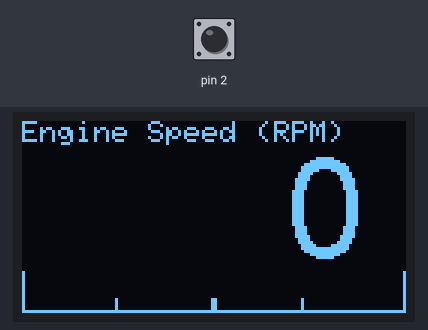
A sketch run on a simulated Arduino Uno, built with avr-gcc and run on an emulated ATmega328P. Shown: 128×64 one-colour display. The test bench sets the inputs (shaded band); at power-on: pin 2 HIGH. EEPROM starts erased; what the sketch prints to the serial monitor is not drawn.

Above: at 2.2 s.
2.3 s: pin 2 driven LOW
At 4.2 s:
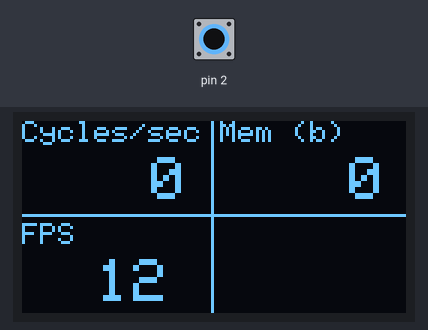
4.5 s: pin 2 pulsed HIGH 5 times (0.12 s each, 0.3 s apart)
At 7.7 s:
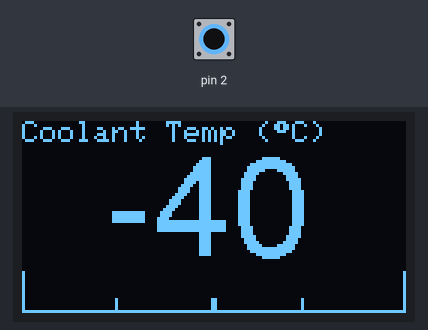
8.0 s: pin 2 pulsed HIGH 5 times (0.12 s each, 0.3 s apart)
At 10.4 s:
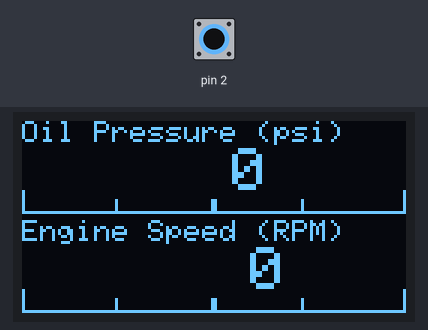
Timing chart, 0 to 11.9 s (numbered marks = the images above; inputs shaded):
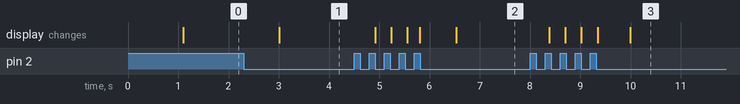

The sketch:

ardugauge.ino
```cpp
#include <EEPROM.h>
#include "Arduino.h"
#include "Pages.h"
#include "Comms.h"
#define N_PAGES 10
#define BUTTON_HOLD_TIME 500

uint8_t pageNum = EEPROM.read(0);

void setup()
{
  Serial.begin(115200);
  initDisplay();
  if (pageNum >= N_PAGES)
  {
    pageNum = 0;
    EEPROM.update(0, pageNum);
  }
}

void loop()
{
  // button and page number operations
  static bool buttonLast = false;
  static bool buttonHeld = false;
  static uint32_t timePressed = 0;

  bool buttonNow = !digitalRead(2);
  digitalWrite(LED_BUILTIN, buttonNow);

  // button pressed
  if (!buttonLast & buttonNow)
  {
    timePressed = millis();
  }
  // button held
  if (buttonNow & !buttonHeld & ((millis() - timePressed) > BUTTON_HOLD_TIME))
  {
    pageNum = EEPROM.read(0);
    pageNum--;
    if (pageNum >= N_PAGES)
      pageNum = N_PAGES - 1;
    EEPROM.update(0, pageNum);
    buttonHeld = true; // prevent rerunning button held action.
  }
  // button released
  if (buttonLast & !buttonNow)
  {
    if (!buttonHeld) // do not perform if button hold action executed.
    {
      pageNum = EEPROM.read(0);
      pageNum++;
      if (pageNum >= N_PAGES)
        pageNum = 0;
      EEPROM.update(0, pageNum);
    }
    buttonHeld = false;
  }
  buttonLast = buttonNow;

  // serial operation, frequency based request
  static uint32_t lastUpdate = millis();
  if (millis() - lastUpdate > 10)
  {
    requestData(50);
    lastUpdate = millis();
  }

  // get refresh rate
  static uint32_t lastRefresh = millis();
  uint16_t refreshRate = 1000 / (millis() - lastRefresh);
  lastRefresh = millis();

  // display pages
  switch (pageNum)
  {
  case 0:
    showBar(F("Engine Speed (RPM)"), getWord(14), 0, 6000);
    break;
  case 1:
    showBar(F("MAP (kPa)"), getWord(4), 0, 101);
    break;
  case 2:
    showBar(F("Coolant Temp (\367C)"), (int16_t)getByte(7) - 40, 0, 120);
    break;
  case 3:
    showBar(F("Battery (V)"), getByte(9), 60, 160, 1);
    break;
  case 4:
    showNumeric(F("Speed (kph)"), getWord(100), 0, 300);
    break;
  case 5:
    show2Bar(F("Oil Pressure (psi)"), getByte(104), 0, 100, 0,
             F("Engine Speed (RPM)"), getWord(14), 0, 6000, 0);
    break;
  case 6:
    show4Numeric(F("RPM"), getWord(14), 0, 6000, 0,
                 F("MAP (kpa)"), getWord(4), 0, 120, 0,
                 F("AFR"), getByte(10), 80, 210, 1,
                 F("Adv (deg)"), (int8_t)getByte(23), -10, 40, 0);
    break;
  case 7:
    show4Numeric(F("CLT (\367C)"), (int16_t)getByte(7) - 40, 0, 120, 0, // temp offset by 40
                 F("EOP (psi)"), getByte(104), 0, 100, 0,
                 F("Batt (V)"), getByte(9), 60, 160, 1,
                 F("Dwell (ms)"), (int8_t)getByte(3), 0, 200, 1);
    break;
  case 8:
    showFlags(F("crank"), getBit(2, 1),
              F("RUN"), getBit(2, 0),
              F("sync"), getBit(31, 7),
              F("warm"), getBit(2, 3),
              F(""), false,
              F(""), false,
              F(""), false,
              F(""), false);
    break;
  case 9:
    show4Numeric(F("Cycles/sec"), getWord(25), 0, 1000, 0,
                 F("Mem (b)"), getWord(27), 0, 2048, 0,
                 F("FPS"), refreshRate, 0, 100, 0,
                 F(""), 0, 0, 100, 0);
    break;
  default:
    showSplash(F("Coming Soon!"));
    break;
  }
}
```

Comms.h
```cpp
#ifndef COMMS_H
#define COMMS_H

#include "Arduino.h"
#define DATA_LEN 119

static uint8_t buffer[DATA_LEN];
void requestData(uint16_t timeout = 20);

bool getBit(uint16_t address, uint8_t bit);
uint8_t getByte(uint16_t address);
uint16_t getWord(uint16_t address);

#endif //COMMS_H
```

Comms.ino
```cpp
#include "Arduino.h"
#include "Comms.h"

void requestData(uint16_t timeout)
{
  Serial.setTimeout(timeout);

  // flush input buffer

  Serial.write('n');

  // wait for data or timeout
  uint32_t start = millis();
  uint32_t end = start;
  while (Serial.available() < 3 && (end - start) < timeout)
  {
    end = millis();
  }

  // if within timeout, read data
  if (end - start < timeout)
  {
    // skip first two bytes
    Serial.read(); // 'n'
    Serial.read(); // 0x32
    uint8_t dataLen = Serial.read();
    Serial.readBytes(buffer, dataLen);
  }
}

bool getBit(uint16_t address, uint8_t bit)
{
  return bitRead(buffer[address], bit);
}

uint8_t getByte(uint16_t address)
{
  return buffer[address];
}

uint16_t getWord(uint16_t address)
{
  return makeWord(buffer[address + 1], buffer[address]);
}
```

Pages.h
```cpp
#ifndef PAGES_H
#define PAGES_H

#define STRING_LENGTH 22

#define strlen_PM(x) strlen_P(reinterpret_cast<const char *>(x))
#define Fstring const __FlashStringHelper *

#include "Comms.h"

void initDisplay();
void showSplash(Fstring message);

void showNumeric(Fstring label, int16_t value, int16_t min_val, int16_t max_val, uint8_t decimal = 0);
void showBar(Fstring label, int16_t value, int16_t min_val, int16_t max_val, uint8_t decimal = 0);
void show2Bar(Fstring label1, int16_t value1, int16_t min_val1, int16_t max_val1, uint8_t decimal1,
              Fstring label2, int16_t value2, int16_t min_val2, int16_t max_val2, uint8_t decimal2);
void drawHalfBar(Fstring label, int16_t value, int16_t min_val, int16_t max_val, uint8_t decimal, uint8_t half);
void show4Numeric(Fstring label1, int16_t value1, int16_t min_val1, int16_t max_val1, uint8_t decimal1,
                  Fstring label2, int16_t value2, int16_t min_val2, int16_t max_val2, uint8_t decimal2,
                  Fstring label3, int16_t value3, int16_t min_val3, int16_t max_val3, uint8_t decimal3,
                  Fstring label4, int16_t value4, int16_t min_val4, int16_t max_val4, uint8_t decimal4);
void drawQuarter(Fstring label, int16_t value, int16_t min_val, int16_t max_val, uint8_t decimal, uint8_t quad);
void showFlags(Fstring label1, bool value1,
               Fstring label2, bool value2,
               Fstring label3, bool value3,
               Fstring label4, bool value4,
               Fstring label5, bool value5,
               Fstring label6, bool value6,
               Fstring label7, bool value7,
               Fstring label8, bool value8);

void drawFlag(Fstring label, bool value, uint8_t x, uint8_t y, uint8_t w = 62, uint8_t h = 14);

uint8_t maxChar(int32_t min_val, int32_t max_val, uint8_t decimal);
uint8_t formatValue(char *buf, int32_t value, uint8_t decimal);
uint8_t centering(char *buf, uint8_t c_width, uint8_t field_width = 128, uint8_t max_char = 0);
void drawHBar(uint8_t x, uint8_t y, uint8_t w, uint8_t h, uint8_t bar_h, uint8_t bar_w);
void clearBuffer(char *buf, uint8_t bufLen = STRING_LENGTH);

#endif //PAGES_H
```

Pages.ino
```cpp
#include "Arduino.h"
#include "Pages.h"
#include "Comms.h"
#include <Adafruit_SSD1306.h>
#include "Numbers24pt7b.h"
#include "splash.h"

Adafruit_SSD1306 OLED(128, 64, &Wire, -1);

void initDisplay()
{
  OLED.begin(SSD1306_SWITCHCAPVCC, 60);
  OLED.setFont();
  OLED.setTextColor(WHITE);
  showSplash(F("ARDUGAUGE"));
  delay(1000);
}

void showSplash(Fstring message)
{
  OLED.clearDisplay();
  OLED.drawBitmap((128 - splash1_width) / 2, (64 - splash1_height) / 2,
                  splash1_data, splash1_width, splash1_height, 1);
  uint8_t max_char = strlen_PM(message);
  uint8_t offset = ((128 - 6 * max_char) / 2);
  OLED.setCursor(offset, 56);
  OLED.print(message);
  OLED.display();
}

void showNumeric(Fstring label, int16_t value, int16_t min_val, int16_t max_val, uint8_t decimal)
{

  // allocate character space
  static char valString[22];
  formatValue(valString, value, decimal);
  uint8_t offset = centering(valString, 24, 128, maxChar(min_val, max_val, decimal));

  OLED.clearDisplay();
  OLED.setCursor(0, 0);
  OLED.print(label);
  OLED.setFont(&Numbers24pt7b);
  OLED.setCursor(offset, 51);
  OLED.print(valString);
  OLED.setFont();
  OLED.display();
}

void showBar(Fstring label, int16_t value, int16_t min_val, int16_t max_val, uint8_t decimal)
{
  // allocate character space
  static char valString[STRING_LENGTH];
  formatValue(valString, value, decimal);
  uint8_t offset = centering(valString, 24, 128, maxChar(min_val, max_val, decimal));
  uint8_t width = constrain(map(value, min_val, max_val, 0, 128), 0, 128);

  OLED.clearDisplay();
  OLED.setCursor(0, 0);
  OLED.print(label);
  OLED.setFont(&Numbers24pt7b);
  OLED.setCursor(offset, 44);
  OLED.print(valString);
  OLED.setFont();
  drawHBar(0, 50, 128, 14, 8, width);
  OLED.display();
}

void show2Bar(Fstring label1, int16_t value1, int16_t min_val1, int16_t max_val1, uint8_t decimal1,
              Fstring label2, int16_t value2, int16_t min_val2, int16_t max_val2, uint8_t decimal2)

{

  OLED.clearDisplay();
  drawHalfBar(label1, value1, min_val1, max_val1, decimal1, 0);
  drawHalfBar(label2, value2, min_val2, max_val2, decimal2, 1);

  OLED.display();
}

void drawHalfBar(Fstring label, int16_t value, int16_t min_val, int16_t max_val, uint8_t decimal, uint8_t half)
{
  static char valString[22];
  if (strlen_PM(label) != 0)
  {
    uint8_t offsetY = bitRead(half, 0) ? 33 : 0;
    formatValue(valString, value, decimal);
    uint8_t offset = centering(valString, 12, 128, maxChar(min_val, max_val, decimal));
    uint8_t width = constrain(map(value, min_val, max_val, 0, 128), 0, 128);

    OLED.setCursor(0, offsetY);
    OLED.print(label);
    OLED.setTextSize(2);
    OLED.setCursor(offset, 9 + offsetY);
    OLED.print(valString);
    OLED.setTextSize(1);
    drawHBar(0, 23 + offsetY, 128, 8, 4, width);
  }
}

void show4Numeric(Fstring label1, int16_t value1, int16_t min_val1, int16_t max_val1, uint8_t decimal1,
                  Fstring label2, int16_t value2, int16_t min_val2, int16_t max_val2, uint8_t decimal2,
                  Fstring label3, int16_t value3, int16_t min_val3, int16_t max_val3, uint8_t decimal3,
                  Fstring label4, int16_t value4, int16_t min_val4, int16_t max_val4, uint8_t decimal4)
{

  OLED.clearDisplay();
  OLED.drawFastHLine(0, 31, 128, SSD1306_WHITE);
  OLED.drawFastVLine(63, 0, 64, SSD1306_WHITE);

  drawQuarter(label1, value1, min_val1, max_val1, decimal1, 0);
  drawQuarter(label2, value2, min_val2, max_val2, decimal2, 1);
  drawQuarter(label3, value3, min_val3, max_val3, decimal3, 2);
  drawQuarter(label4, value4, min_val4, max_val4, decimal4, 3);

  OLED.display();
}

void drawQuarter(Fstring label, int16_t value, int16_t min_val, int16_t max_val, uint8_t decimal, uint8_t quad)
{
  static char valString[22];
  if (strlen_PM(label) != 0)
  {
    uint8_t offsetX = bitRead(quad, 0) ? 66 : 0;
    uint8_t offsetY = bitRead(quad, 1) ? 34 : 0;
    formatValue(valString, value, decimal);
    uint8_t offset = centering(valString, 12, 62, maxChar(min_val, max_val, decimal));

    OLED.setCursor(offsetX, offsetY);
    OLED.print(label);
    // OLED.setFont(&Numbers24pt7b);
    OLED.setTextSize(2);
    OLED.setCursor(offset + offsetX, 12 + offsetY);
    OLED.print(valString);
    // OLED.setFont();
    OLED.setTextSize(1);
  }
}

void showFlags(Fstring label1, bool value1,
               Fstring label2, bool value2,
               Fstring label3, bool value3,
               Fstring label4, bool value4,
               Fstring label5, bool value5,
               Fstring label6, bool value6,
               Fstring label7, bool value7,
               Fstring label8, bool value8)
{
  OLED.clearDisplay();

  drawFlag(label1, value1, 1, 1);
  drawFlag(label2, value2, 65, 1);
  drawFlag(label3, value3, 1, 17);
  drawFlag(label4, value4, 65, 17);
  drawFlag(label5, value5, 1, 33);
  drawFlag(label6, value6, 65, 33);
  drawFlag(label7, value7, 1, 49);
  drawFlag(label8, value8, 65, 49);

  OLED.display();
}

void drawFlag(Fstring label, bool value, uint8_t x, uint8_t y, uint8_t w, uint8_t h)
{
  if (strlen_PM(label) != 0)
  {
    uint8_t max_char = strlen_PM(label);
    uint8_t x_offset = ((w - 6 * max_char) / 2);
    uint8_t y_offset = (h - 8) / 2;

    OLED.setCursor(x + x_offset, y + y_offset);
    OLED.print(label);

    OLED.setCursor(x, y);
    if (value)
    {
      OLED.fillRoundRect(x, y, w, h, 2, SSD1306_INVERSE);
    }
    else
    {
      OLED.drawRoundRect(x, y, w, h, 2, SSD1306_WHITE);
    }
  }
}

uint8_t maxChar(int32_t min_val, int32_t max_val, uint8_t decimal)
{
  static char buf[STRING_LENGTH];
  uint8_t max_char = formatValue(buf, min_val, decimal);
  max_char = max(formatValue(buf, max_val, decimal), max_char);
  return max_char;
}

uint8_t formatValue(char *buf, int32_t value, uint8_t decimal)
{
  // static char temp[STRING_LENGTH];
  // clearBuffer(temp);

  clearBuffer(buf);
  snprintf(buf, 22, "%d", value);
  uint8_t len = strlen(buf);

  if (decimal != 0)
  {
    uint8_t target = decimal + 1;
    uint8_t numLen = len - ((value < 0) ? 1 : 0);
    while (numLen < target)
    {
      for (uint8_t i = 0; i < numLen + 1; i++)
      // if negative, skip negative sign
      {
        buf[len - i + 1] = buf[len - i];
        buf[len - i] = '0';
      }
      buf[len + 1] = '\0';
      numLen++;
      len++;
    }
    // insert
    for (uint8_t i = 0; i < decimal + 1; i++)
    {
      buf[len - i + 1] = buf[len - i];
      buf[len - i] = '.';
    }
    // clearBuffer(buf);
    // snprintf(buf, STRING_LENGTH, "%d", target);
  }
  return strlen(buf);
}

uint8_t centering(char *buf, uint8_t c_width, uint8_t field_width, uint8_t max_char)
{
  if (max_char == 0)
  {
    max_char = strlen(buf);
  }
  return ((field_width - c_width * max_char) / 2 + (max_char - strlen(buf)) * c_width);
}

void drawHBar(uint8_t x, uint8_t y, uint8_t w, uint8_t h, uint8_t bar_h, uint8_t bar_w)
{
  uint8_t q0 = x;
  uint8_t q1 = x + (w - 1) >> 2;
  uint8_t q2 = x + (w - 1) >> 1;
  uint8_t q3 = x + 3 * ((w - 1) >> 2);
  uint8_t q4 = x + w - 1;
  uint8_t bar_y = (h - bar_h - 1) / 2 + y;

  OLED.drawFastVLine(q0, y, h, SSD1306_WHITE);
  OLED.drawFastVLine(q1, y + h - 5, 4, SSD1306_WHITE);
  OLED.drawFastVLine(q2, y + h - 5, 4, SSD1306_WHITE);
  OLED.drawFastVLine(q2 + 1, y + h - 5, 4, SSD1306_WHITE);
  OLED.drawFastVLine(q3, y + h - 5, 4, SSD1306_WHITE);
  OLED.drawFastVLine(q4, y, h, SSD1306_WHITE);
  OLED.drawFastHLine(x, y + h - 1, w, SSD1306_WHITE);
  OLED.fillRect(x, bar_y, bar_w, bar_h, SSD1306_WHITE);
  OLED.drawFastVLine(q0 + 1, bar_y, bar_h, SSD1306_BLACK);
  OLED.drawFastVLine(q4 - 1, bar_y, bar_h, SSD1306_BLACK);
}

void clearBuffer(char *buf, uint8_t bufLen)
{
  for (uint8_t i = 0; i < bufLen; i++)
  {
    buf[i] = '\0';
  }
}
```

Source omitted: Numbers24pt7b.h (data table, 7470 bytes), splash.h (6899 bytes)

Measured:
- after the input at 2.3 s, the display: changes after 0.71 s (image 1)
- after the input at 4.5 s, the display: first changes after 0.42 s (image 2 shows a later state)
- after the input at 8.0 s, the display: first changes after 0.38 s (image 3 shows a later state)
